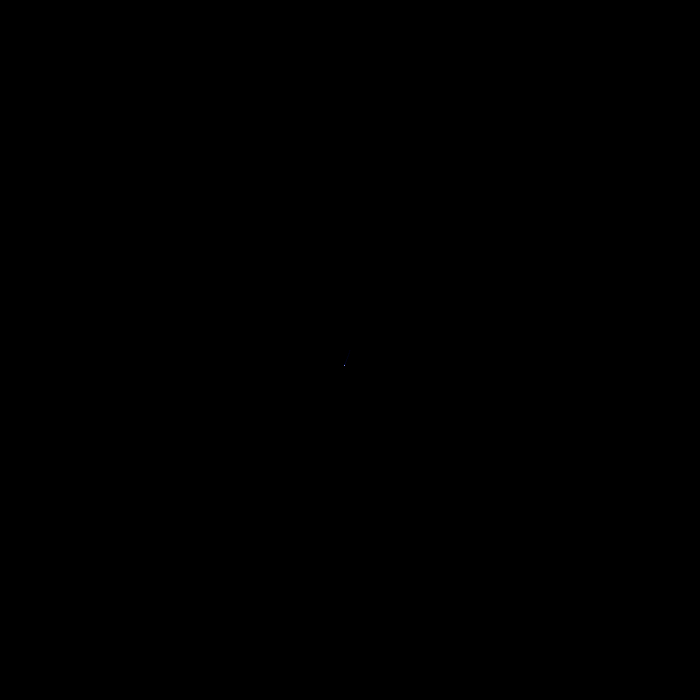
Frame 1 (no input)
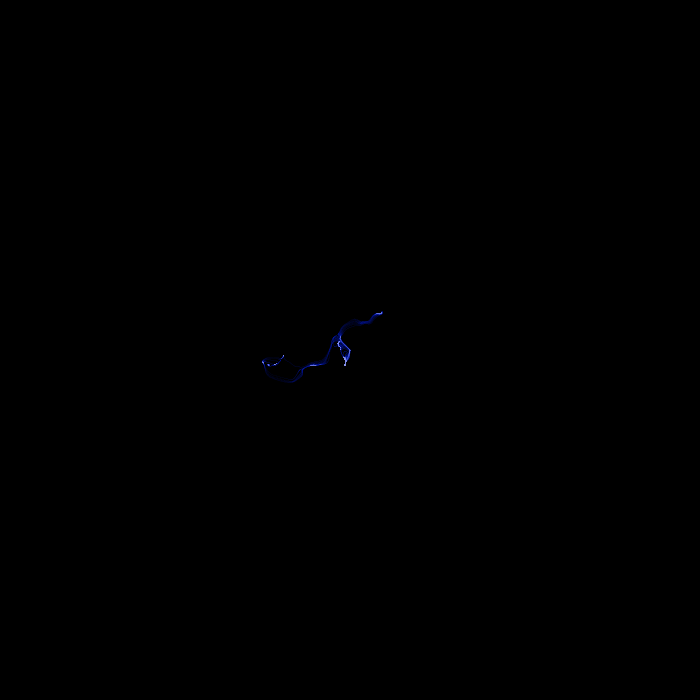
Frame 60 (the mouse pressed at the canvas centre just before this capture)
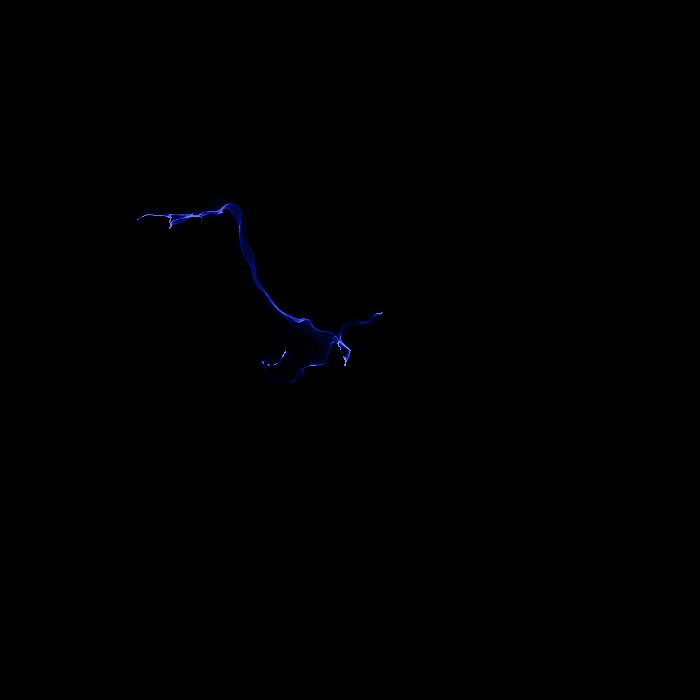
Frame 120 (the mouse held since frame 60 and released just before this capture)

The Processing sketch that drew these frames (run headless with seeded random() and noise(); from frame 60 on, the mouse is pressed at the canvas centre):

// Processing sketch: processing_77202
// ── processing_77202.pde

float fl;
float hue;
int frame;

int iterations = 5000;

void setup()
{
  size(700, 700);
  fl = 0;
  background(0);
  frameRate(1000);
  frame = 0;
  hue = random(0, 255);
}

void modify(PVector v)
{
  PVector p = new PVector((noise(v.x / 50, v.y / 50, fl) - 0.5f), (noise(v.x / 50 + 54, v.y / 50 - 756, fl) - 0.5f));
  p.mult(5);
  //p.setMag(2);
  v.add(p);
}

void addColor()
{
  loadPixels();
  
  for(int i = 0; i < pixels.length; i++)
  {
    pixels[i] = getColor((float)brightness(pixels[i]) / 255);
  }
  
  updatePixels();
}

void draw()
{
  //image(temp, 0, 0);
  PVector pos = new PVector(width/2, height/2);
 
  stroke(255, 7);
  //blendMode(ADD);
  for(int i = 0; i < iterations; i++)
  {
    float x = pos.x;
    float y = pos.y;
    
    modify(pos);
    //line(x, y, pos.x, pos.y);
    
    if(!(brightness(get((int)x, (int)y)) > 220 && abs(x - width/2) > 10 && abs(y - height/2) > 10))
      line(x, y, pos.x, pos.y);
  }
  
  fl += 0.01;
  addColor();
  
  if(fl > 10)
  {
    fl = 0;
    noiseSeed((int)random(10000));
    hue = random(0, 255);
    //get().save("frame" + frame + ".png");
    frame++;
    background(0);
  }
}


color getColor(float f)
{
  colorMode(HSB, 255);
  return color(hue, sqrt(1-f) * 255 * 1.5, f * 255);
}
